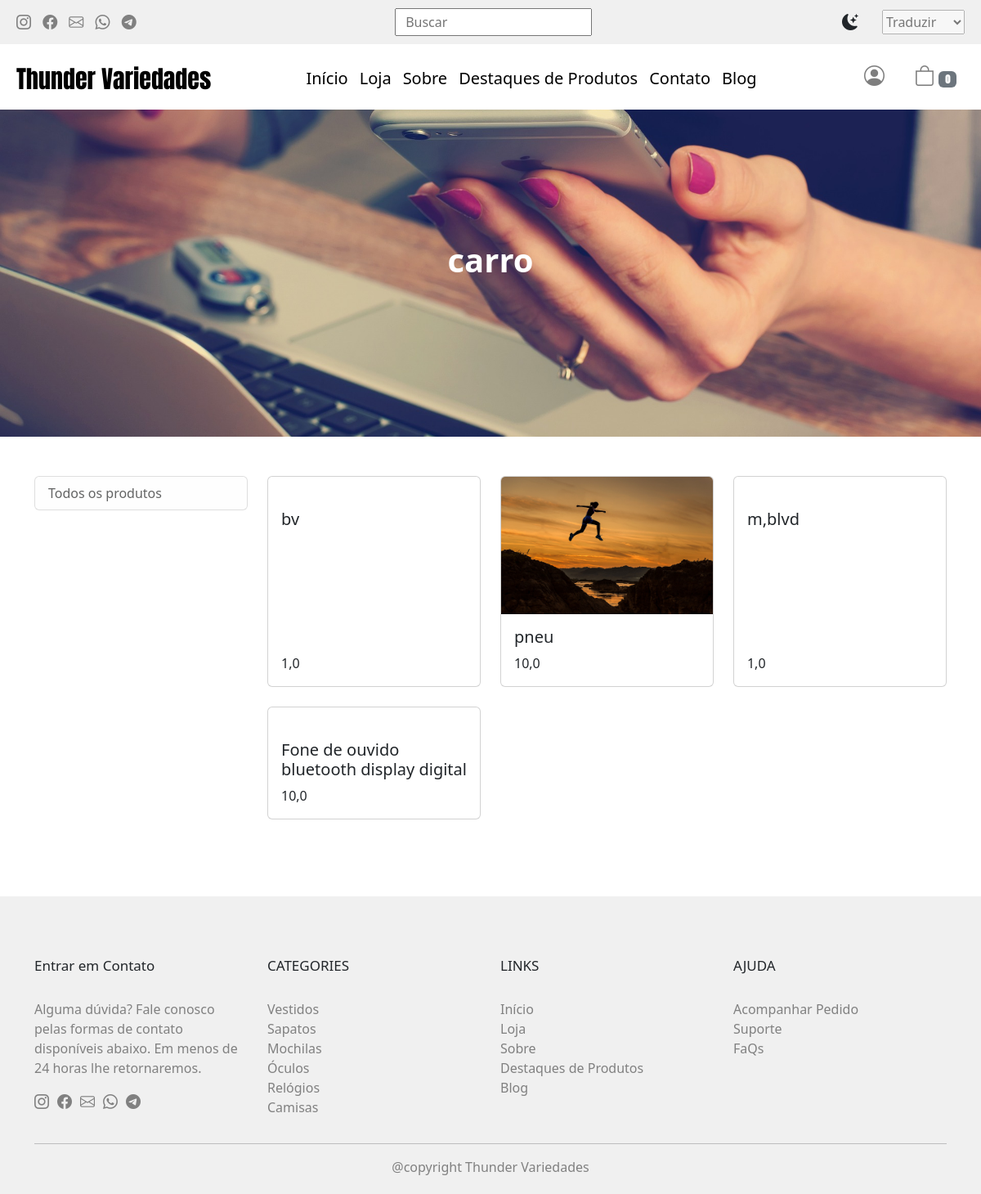
Before: /produtos/categoria/carro/ with the older database file.
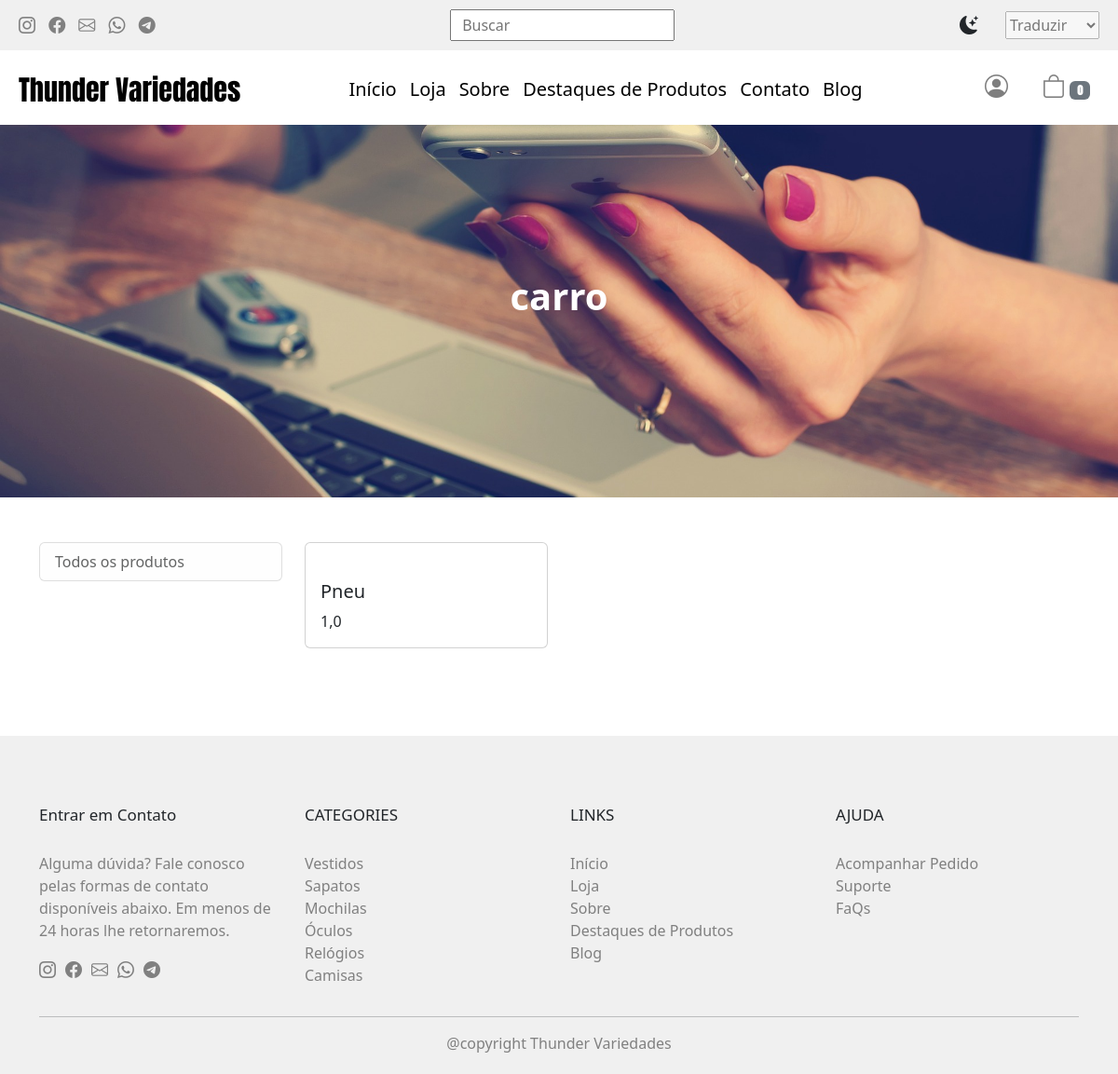
After: the same page with the newer database file.
### products/models.py (models this page shows, shortened)
class Product(TimeStampedModel):
    category = models.ForeignKey(
        Category, related_name='products', on_delete=models.CASCADE
    )
    name = models.CharField(max_length=250, blank=False)
    slug = AutoSlugField(unique=True, populate_from='name', always_update=False)
    image = models.ImageField(upload_to='products/%Y/%m/%d', blank=True, default='no_image')
    price = models.FloatField(max_length=10, blank=False)
    description = models.TextField()
    featured = models.BooleanField(default=False)
    is_available = models.BooleanField(default=True)

### products/views.py (the view)
# urls.py: path('produtos/categoria/<slug:slug>/', ProductsCategoryView.as_view(), name='filter_products'),
class ProductsCategoryView(ListView):
    paginate_by = 9
    context_object_name = 'products'
    template_name = 'category.html'
    def get_queryset(self):
        return Product.objects.filter(category__slug=self.kwargs['slug'], is_available=True).order_by('-modified')
    def get_context_data(self, **kwargs):
        context = super().get_context_data(**kwargs)
        context['title'] = self.kwargs['slug']
        return context

### templates/category.html (shortened to what this page needs)
{% extends 'base.html' %}
{% load static %}
{% block content %}
<main>
  <div class="top-banner">
    <h2>{{ title }}</h2>
  </div>
  <div class="container my-5">
    <div class="row">
      <div class="col-4 col-md-3">
        <ul class="list-group mb-3 mb-lg-0">
          <a class="text-decoration-none list-group-item list-group-item-light" href="{% url 'products:products' %}">
            Todos os produtos
          </a>
        </ul>
      </div>
      <div class="col-8 col-md-9">
        <div class="row">
          {% for merchandise in products %}
          <div class="col-sm-12 col-md-6 col-lg-4 mb-4">
            <div class="card h-100">
              <a href="{% url 'products:product_detail' merchandise.slug %}">
                <img class="card-img-top" src="{{ merchandise.image.url }}" alt="">
              </a>
              <div class="card-body d-flex flex-column justify-content-between">
                <a class="text-decoration-none text-dark" href="{% url 'products:product_detail' merchandise.slug %}">
                  <h5 class="card-title">{{ merchandise.name }}</h5>
                </a>
                <a class="text-decoration-none text-dark" href="{% url 'products:product_detail' merchandise.slug %}">
                  <p class="card-text font-weight-bold">{{ merchandise.price }}</p>
                </a>
              </div>
            </div>
          </div>
          {% endfor %}
        </div>
      </div>
    </div>
  </div>
</main>
{% include 'footer.html' %}
{% endblock content %}

Changed rows visible on the page:
removed Product: name "bv", price "1,0"
removed Product: name "m,blvd", price "1,0"
removed Product: name "Fone de ouvido bluetooth display digital", price "10,0"
changed Product: name "pneu" → "Pneu"; price "10,0" → "1,0"; image: picture removed
